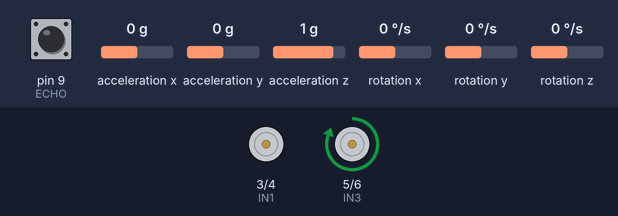
Bench run of a sketch on a simulated Arduino Uno, built with avr-gcc and run on an emulated ATmega328P. Parts: motor-driver pin pairs drawn as motors (green arrow = first pin HIGH = forward, orange = second pin HIGH = backward, longer = more drive). Wiring (inferred from the names in the program): MPU-6050 motion sensor at I2C address 0x68. Inputs (shaded band) come from the test bench; at power-on: rotation z 0 °/s, pin 9 (ECHO) LOW, acceleration x 0 g, acceleration y 0 g, acceleration z 1 g, rotation x 0 °/s, rotation y 0 °/s. What the sketch prints to the serial monitor is not drawn.

Above: at 4.7 s.
4.8 s: rotation z set to 34 °/s
7.8 s: rotation z set to 42 °/s
9.5 s: rotation z set to 13 °/s
12.5 s: rotation z set to 10 °/s
14.0 s: pin 9 (ECHO) pulsed HIGH 2 times (0.12 s each, 0.3 s apart)
At 14.6 s:
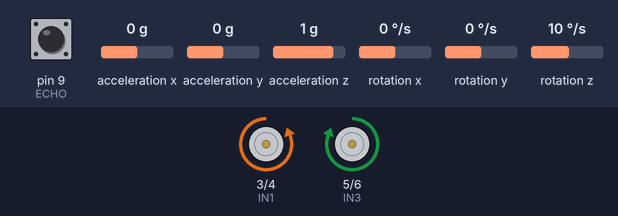
At 16.3 s:
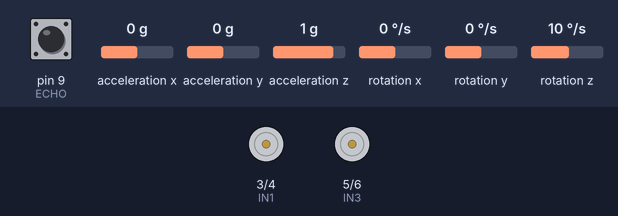
Timing chart, 0 to 17.9 s (numbered marks = the images above; inputs shaded):
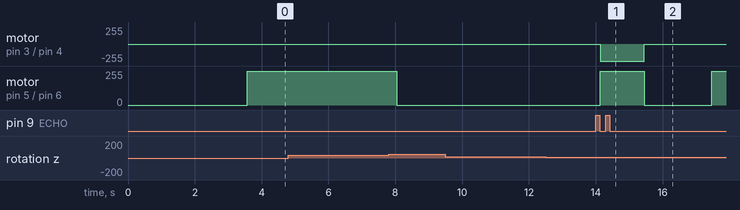

Measured:
- after the input at 4.8 s, every drawn part: stays the same
- after the input at 9.5 s, every drawn part: stays the same
- after the input at 12.5 s, every drawn part: stays the same
- after the input at 14.0 s, motor on pin 3 (IN1) / pin 4 (IN2): stopped → backward 255/255 after 0.13 s, → stopped 1.3 s later; motor on pin 5 (IN3) / pin 6 (IN4): stopped → forward 255/255 after 0.13 s instead of 2.3 s

The sketch:

BACK_ROVER.ino
```cpp
/*
   Arduino and MPU6050 Accelerometer and Gyroscope Sensor Tutorial
   by Dejan, https://howtomechatronics.com
*/

#include <Wire.h>

const int MPU = 0x68; // MPU6050 I2C address
float AccX, AccY, AccZ;
float GyroX, GyroY, GyroZ;
float accAngleX, accAngleY, gyroAngleX, gyroAngleY, gyroAngleZ;
float roll, pitch, yaw;
float AccErrorX, AccErrorY, GyroErrorX, GyroErrorY, GyroErrorZ;
float elapsedTime, currentTime, previousTime;
int c = 0;

int IN1 = 3;
int IN2 = 4;
int IN3 = 5;
int IN4 = 6;

int TRIG = 7;
int ECHO = 9;

bool LISTO = true;

int auxiliar = 0;

void setup() {
  pinMode(IN1, OUTPUT);
  pinMode(IN2, OUTPUT);
  pinMode(IN3, OUTPUT);
  pinMode(IN4, OUTPUT);
  pinMode(TRIG, OUTPUT);
  pinMode(ECHO, INPUT);

  Serial.begin(19200);
  Wire.begin();                      // Initialize comunication
  Wire.beginTransmission(MPU);       // Start communication with MPU6050 // MPU=0x68
  Wire.write(0x6B);                  // Talk to the register 6B
  Wire.write(0x00);                  // Make reset - place a 0 into the 6B register
  Wire.endTransmission(true);        //end the transmission

  calculate_IMU_error();
  delay(20);

}

void loop() {
  if(getSignal() > 20 && LISTO == true){
    go();
  } else {
    if(LISTO == true){
      noGo();
      LISTO = false;
      delay(1000);
    } else {
      // === Read gyroscope data === //
      previousTime = currentTime;        // Previous time is stored before the actual time read
      currentTime = millis();            // Current time actual time read
      elapsedTime = (currentTime - previousTime) / 1000; // Divide by 1000 to get seconds
      Wire.beginTransmission(MPU);
      Wire.write(0x43); // Gyro data first register address 0x43
      Wire.endTransmission(false);
      Wire.requestFrom(MPU, 6, true); // Read 4 registers total, each axis value is stored in 2 registers
      GyroX = (Wire.read() << 8 | Wire.read()) / 131.0; // For a 250deg/s range we have to divide first the raw value by 131.0, according to the datasheet
      GyroY = (Wire.read() << 8 | Wire.read()) / 131.0;
      GyroZ = (Wire.read() << 8 | Wire.read()) / 131.0;
      // Correct the outputs with the calculated error values
      GyroX = GyroX + 0.56; // GyroErrorX ~(-0.56)
      GyroY = GyroY - 2; // GyroErrorY ~(2)
      GyroZ = GyroZ + 0.79; // GyroErrorZ ~ (-0.8)

      // Currently the raw values are in degrees per seconds, deg/s, so we need to multiply by sendonds (s) to get the angle in degrees
      gyroAngleX = gyroAngleX + GyroX * elapsedTime; // deg/s * s = deg
      gyroAngleY = gyroAngleY + GyroY * elapsedTime;
      yaw =  yaw + GyroZ * elapsedTime;

      // Complementary filter - combine acceleromter and gyro angle values
      roll = 0.96 * gyroAngleX + 0.04 * accAngleX;
      pitch = 0.96 * gyroAngleY + 0.04 * accAngleY;

      if(yaw < (auxiliar + 90)){
        right();
      } else {
        noGo();
        LISTO = true;
        auxiliar += 90;
        delay(1000);
      }
      delay(100);

    }
  }
}

//Metodo que nos da la distancia antes de chocar con la pared
int getSignal(){
  digitalWrite(TRIG, HIGH);
  delay(10);
  digitalWrite(TRIG, LOW);

  int DISTANCIA = pulseIn(ECHO, HIGH) / 58.2;

  delay(10);

  return DISTANCIA;
}

//Método para avanzar
void go(){
  digitalWrite(IN1, LOW);
  digitalWrite(IN2, HIGH);
  digitalWrite(IN3, HIGH);
  digitalWrite(IN4, LOW);
}

//Método para parar
void noGo(){
  digitalWrite(IN1, LOW);
  digitalWrite(IN2, LOW);
  digitalWrite(IN3, LOW);
  digitalWrite(IN4, LOW);
}

//Método para girar a la derecha
void right(){
  digitalWrite(IN1, LOW);
  digitalWrite(IN2, LOW);
  digitalWrite(IN3, HIGH);
  digitalWrite(IN4, LOW);
}

void calculate_IMU_error() {
  // We can call this funtion in the setup section to calculate the accelerometer and gyro data error. From here we will get the error values used in the above equations printed on the Serial Monitor.
  // Note that we should place the IMU flat in order to get the proper values, so that we then can the correct values
  // Read accelerometer values 200 times
  while (c < 200) {
    Wire.beginTransmission(MPU);
    Wire.write(0x3B);
    Wire.endTransmission(false);
    Wire.requestFrom(MPU, 6, true);
    AccX = (Wire.read() << 8 | Wire.read()) / 16384.0 ;
    AccY = (Wire.read() << 8 | Wire.read()) / 16384.0 ;
    AccZ = (Wire.read() << 8 | Wire.read()) / 16384.0 ;
    // Sum all readings
    AccErrorX = AccErrorX + ((atan((AccY) / sqrt(pow((AccX), 2) + pow((AccZ), 2))) * 180 / PI));
    AccErrorY = AccErrorY + ((atan(-1 * (AccX) / sqrt(pow((AccY), 2) + pow((AccZ), 2))) * 180 / PI));
    c++;
  }
  //Divide the sum by 200 to get the error value
  AccErrorX = AccErrorX / 200;
  AccErrorY = AccErrorY / 200;
  c = 0;
  // Read gyro values 200 times
  while (c < 200) {
    Wire.beginTransmission(MPU);
    Wire.write(0x43);
    Wire.endTransmission(false);
    Wire.requestFrom(MPU, 6, true);
    GyroX = Wire.read() << 8 | Wire.read();
    GyroY = Wire.read() << 8 | Wire.read();
    GyroZ = Wire.read() << 8 | Wire.read();
    // Sum all readings
    GyroErrorX = GyroErrorX + (GyroX / 131.0);
    GyroErrorY = GyroErrorY + (GyroY / 131.0);
    GyroErrorZ = GyroErrorZ + (GyroZ / 131.0);
    c++;
  }
  //Divide the sum by 200 to get the error value
  GyroErrorX = GyroErrorX / 200;
  GyroErrorY = GyroErrorY / 200;
  GyroErrorZ = GyroErrorZ / 200;
  // Print the error values on the Serial Monitor
  Serial.print("AccErrorX: ");
  Serial.println(AccErrorX);
  Serial.print("AccErrorY: ");
  Serial.println(AccErrorY);
  Serial.print("GyroErrorX: ");
  Serial.println(GyroErrorX);
  Serial.print("GyroErrorY: ");
  Serial.println(GyroErrorY);
  Serial.print("GyroErrorZ: ");
  Serial.println(GyroErrorZ);
}
```
